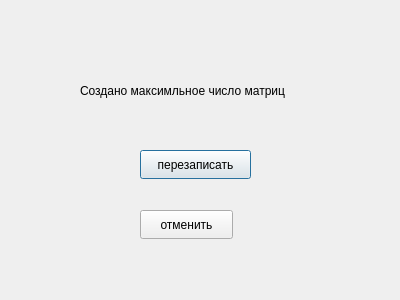
<?xml version="1.0" encoding="UTF-8"?>
<ui version="4.0">
 <class>warring</class>
 <widget class="QDialog" name="warring">
  <property name="geometry">
   <rect>
    <x>0</x>
    <y>0</y>
    <width>400</width>
    <height>300</height>
   </rect>
  </property>
  <property name="windowTitle">
   <string>Dialog</string>
  </property>
  <widget class="QPushButton" name="pushButton">
   <property name="geometry">
    <rect>
     <x>140</x>
     <y>150</y>
     <width>111</width>
     <height>29</height>
    </rect>
   </property>
   <property name="text">
    <string>перезаписать</string>
   </property>
  </widget>
  <widget class="QPushButton" name="pushButton_2">
   <property name="geometry">
    <rect>
     <x>140</x>
     <y>210</y>
     <width>93</width>
     <height>29</height>
    </rect>
   </property>
   <property name="text">
    <string>отменить</string>
   </property>
  </widget>
  <widget class="QLabel" name="label">
   <property name="geometry">
    <rect>
     <x>80</x>
     <y>60</y>
     <width>261</width>
     <height>61</height>
    </rect>
   </property>
   <property name="text">
    <string>Создано максимльное число матриц</string>
   </property>
  </widget>
 </widget>
 <resources/>
 <connections/>
</ui>
